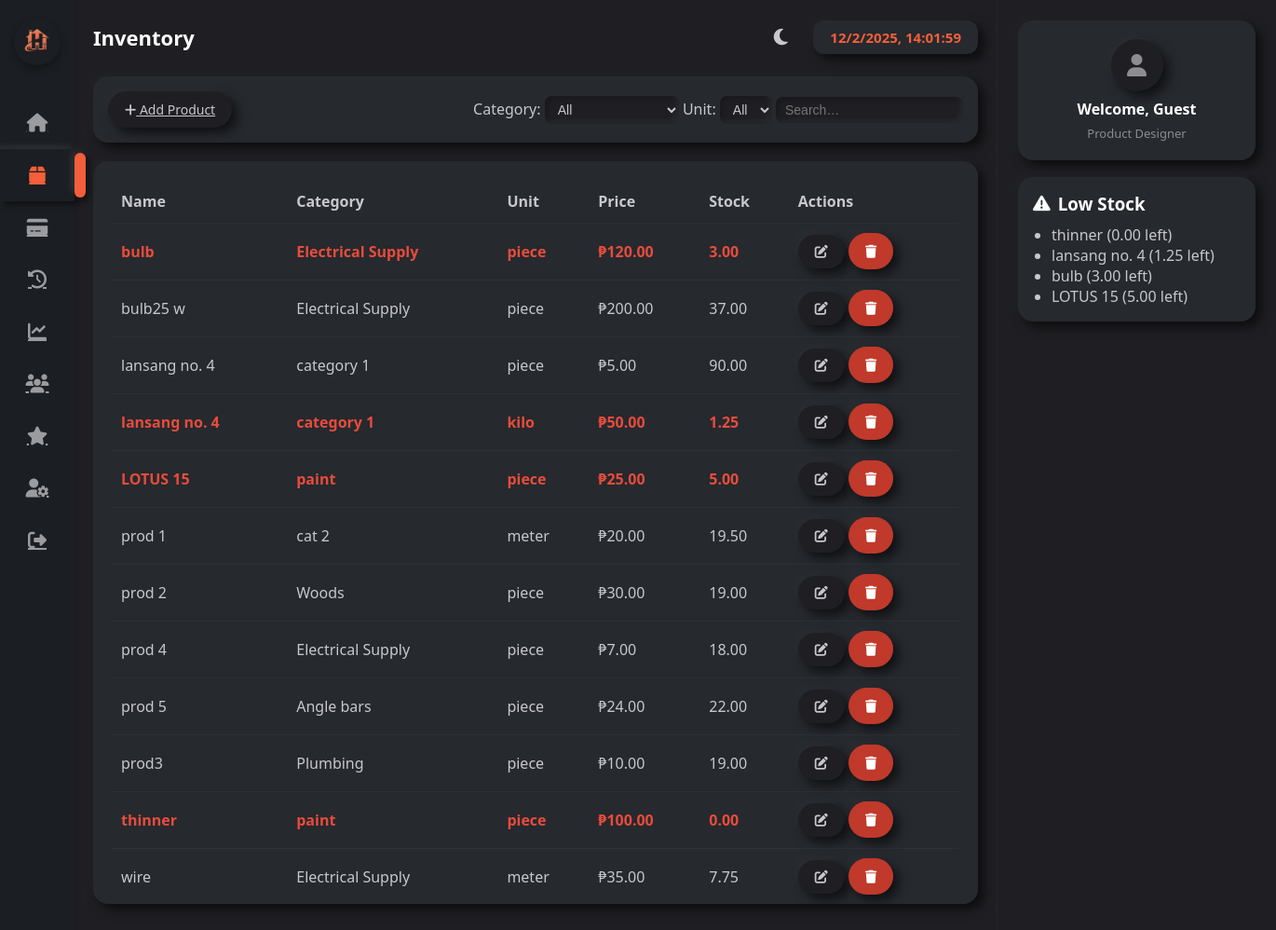
The page /inventory.php on the database its author committed.
### tables this page shows
CREATE TABLE `products` (
  `id` int(11) NOT NULL,
  `product_name` varchar(150) NOT NULL,
  `category` varchar(100) NOT NULL,
  `brand` varchar(100) DEFAULT NULL,
  `unit` varchar(50) DEFAULT NULL,
  `price` decimal(10,2) NOT NULL,
  `stock` decimal(10,2) DEFAULT NULL,
  `image` varchar(255) DEFAULT NULL,
  `created_at` timestamp NOT NULL DEFAULT current_timestamp()
);

### inventory.php (the view, shortened to what this page needs)
<?php
include 'db.php';
 $currentTheme = $_SESSION['theme'];
 $displayName = $_SESSION['user']['username'] ?? $_SESSION['username'] ?? 'Guest';
 $currentUser = null;
 $whereClauses = [];
 $whereSQL = $whereClauses ? "WHERE ".implode(" AND ",$whereClauses) : "";
 $sql = "SELECT p.*, c.category_name FROM products p LEFT JOIN categories c ON p.category = c.id $whereSQL ORDER BY p.product_name ASC";
 $result = $conn->query($sql) or die("DB Error: ".$conn->error);
 $lowStockThreshold = 5;
 $lowStockItems = [];
 $resLow = $conn->query("SELECT product_name, stock FROM products WHERE stock <= $lowStockThreshold ORDER BY stock ASC");
while ($resLow && $row = $resLow->fetch_assoc()) $lowStockItems[] = $row;
?>
<!DOCTYPE html>
<html lang="en">
<head>
<link rel="stylesheet" href="https://cdnjs.cloudflare.com/ajax/libs/font-awesome/6.4.0/css/all.min.css">
</head>
<body class="<?php echo $currentTheme === 'light' ? 'light-mode' : ''; ?>">
<nav class="sidebar">
  <div class="logo">
    <img src="uploads/logo.png" alt="POS System Logo">
  </div>
  <ul>
    <li>
      <a href="dashboard.php" >
        <i class="fa fa-home"></i>
      </a>
    </li>
    <li>
      <a href="inventory.php"class="active">
        <i class="fa fa-box"></i>
      </a>
    </li>
    <li>
      <a href="sales.php">
        <i class="fa fa-credit-card"></i>
      </a>
    </li>
    <li>
      <a href="sales_history.php">
        <i class="fa fa-history"></i>
      </a>
    </li>
    <li>
      <a href="sales_report.php">
        <i class="fa fa-chart-line"></i>
      </a>
    </li>
    <li>
      <a href="customers.php">
        <i class="fa fa-users"></i>
      </a>
    </li>
    <li>
      <a href="customer_loyalty.php" >
        <i class="fa fa-star"></i>
      </a>
    </li>
    <li>
      <a href="user_management.php">
        <i class="fa fa-user-cog"></i>
      </a>
    </li>
    <li>
      <a href="logout.php">
        <i class="fa fa-sign-out-alt"></i>
      </a>
    </li>
  </ul>
</nav>
<div class="wrapper">
<main class="main">
  <div class="topbar">
    <h1>Inventory</h1>
    <div style="display: flex; align-items: center;">
      <button id="theme-toggle" class="theme-toggle" title="Toggle theme">
        <i class="fas fa-<?php echo $currentTheme === 'light' ? 'sun' : 'moon'; ?>"></i>
      </button>
      <div id="clock" class="clock-card"></div>
    </div>
  </div>
  <div class="filter-bar">
    <a href="add_product.php" class="btn"><i class="fa fa-plus"></i> Add Product</a>
    <div>
      Category:
      <select id="filterCategory"><option value="">All</option>
      </select>
      Unit:
      <select id="filterUnit"><option value="">All</option></select>
      <input type="text" id="search" placeholder="Search…" value="<?= htmlspecialchars($_GET['search'] ?? '') ?>">
    </div>
  </div>
  <div class="table-card">
    <table>
      <thead><tr><th>Name</th><th>Category</th><th>Unit</th><th>Price</th><th>Stock</th><th>Actions</th></tr></thead>
      <tbody>
      <?php if ($result->num_rows): while ($r=$result->fetch_assoc()): ?>
        <tr class="<?= ($r['stock'] <= $lowStockThreshold) ? 'low-stock' : '' ?>">
          <td><?= htmlspecialchars($r['product_name']) ?></td>
          <td><?= htmlspecialchars($r['category_name'] ?? $r['category']) ?></td>
          <td><?= htmlspecialchars($r['unit']) ?></td>
          <td>₱<?= number_format($r['price'],2) ?></td>
          <td><?= $r['stock'] ?></td>
          <td>
            <button class="btn btn-edit"
              onclick="openEditModal('<?= $r['id'] ?>','<?= htmlspecialchars(addslashes($r['product_name'])) ?>','<?= htmlspecialchars(addslashes($r['category'])) ?>','<?= htmlspecialchars($r['unit']) ?>','<?= $r['price'] ?>','<?= $r['stock'] ?>')"><i class="fa fa-edit"></i></button>
            <a href="delete_product.php?id=<?= $r['id'] ?>" class="btn btn-danger" onclick="return confirm('Delete this product?');"><i class="fa fa-trash"></i></a>
          </td>
        </tr>
      <?php endwhile; else: ?>
        <tr><td colspan="6">No products found.</td></tr>
      <?php endif; ?>
      </tbody>
    </table>
  </div>
</main>
<aside class="right-panel">
  <div class="profile-card">
    <?php if ($currentUser && !empty($currentUser['photo']) && file_exists($currentUser['photo'])): ?>
      <img src="<?= htmlspecialchars($currentUser['photo']) ?>" alt="Profile Photo" class="profile-photo">
    <?php else: ?>
      <div class="profile-photo">
        <i class="fas fa-user"></i>
      </div>
    <?php endif; ?>
    <h3>Welcome, <?= htmlspecialchars($displayName) ?></h3>
    <div class="role"><?= htmlspecialchars($currentUser['role'] ?? 'Product Designer') ?></div>
  </div>
  <?php if ($lowStockItems): ?>
    <div class="alert">
      <h3><i class="fa fa-exclamation-triangle"></i> Low Stock</h3>
      <ul><?php foreach ($lowStockItems as $i): ?><li><?= htmlspecialchars($i['product_name']) ?> (<?= $i['stock'] ?> left)</li><?php endforeach; ?></ul>
    </div>
  <?php else: ?>
    <div class="alert"><h3>No Low Stock Items 🎉</h3></div>
  <?php endif; ?>
</aside>
</div>
</body>
</html>

### rows shown on the page
products: product_name "bulb", category "Electrical Supply", unit "piece", price "120.00", stock "3.00"
products: product_name "bulb25 w", category "Electrical Supply", unit "piece", price "200.00", stock "37.00"
products: product_name "lansang no. 4", category "category 1", unit "piece", price "5.00", stock "90.00"
products: product_name "lansang no. 4", category "category 1", unit "kilo", price "50.00", stock "1.25"
products: product_name "LOTUS 15", category "paint", unit "piece", price "25.00", stock "5.00"
products: product_name "prod 1", category "cat 2", unit "meter", price "20.00", stock "19.50"
products: product_name "prod 2", category "Woods", unit "piece", price "30.00", stock "19.00"
products: product_name "prod 4", category "Electrical Supply", unit "piece", price "7.00", stock "18.00"
products: product_name "prod 5", category "Angle bars", unit "piece", price "24.00", stock "22.00"
products: product_name "prod3", category "Plumbing", unit "piece", price "10.00", stock "19.00"
products: product_name "thinner", category "paint", unit "piece", price "100.00", stock "0.00"
products: product_name "wire", category "Electrical Supply", unit "meter", price "35.00", stock "7.75"

### other values the page prints
$displayName "Guest"
$currentUser['role'] "Product Designer"
